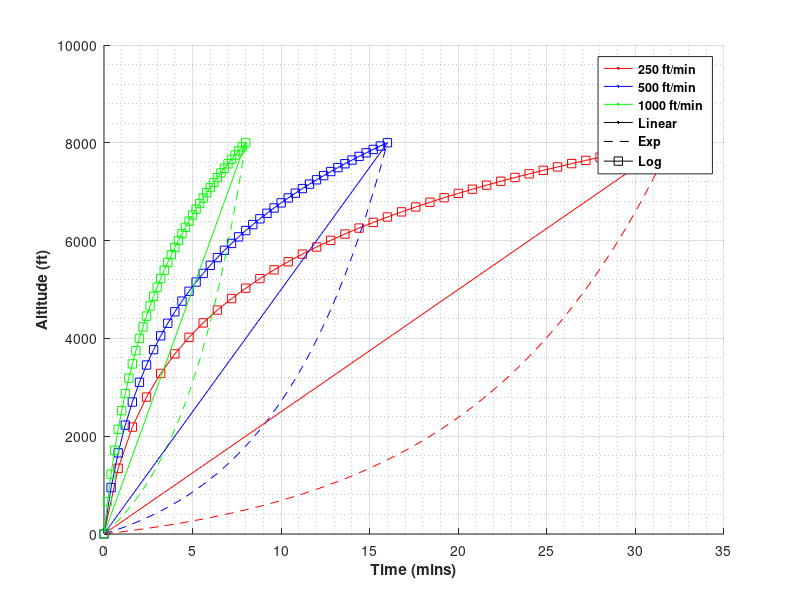

Reproduce this figure in MATLAB.
% A Mathematical Modelling Study of the Effects of Air Expansion 
% Inside the Brain on the Intracranial Pressure

% Monash University Malaysia - Final Year Project
% Written by Viruj BALA SOUPRAMANIEN (27273652)
% Last modified: 13/8/19

clc; clear; close all;

% Expressions for varying ascension rates

% Table 2 values
PICr=[10 20]*133.322; % Resting pressure (Pa)
VICr=[150 120]*1e-6; % Resting CSF volume
PVI=12.6*1e-6; % Pressure-volume index (m^3)
R=16.1*8.0124e9; % Outflow resistance (Pa/(m^3.s))
VIA0=[10 20 30]*1e-6; % Initial intracranial volume (m^3)
dHdt=[250 500 1000]*0.3048/60; % Rate of ascension (m/s)
Hmax=8000*0.3048; % Maximum altitude (m)

% Numerical constants
a=2257e-8; % Alpha
b=5.264; % Beta
K=1/(0.4343*PVI); % Mathematical constant
PIA0=101e3; % Absolute initial intracranial air (Pa) = P_atm at sea level

% Model 3
for n=1:length(dHdt)
    dt(n)=Hmax/dHdt(n); % Time taken to reach 8000 ft
    for m=1:length(VIA0)
        for l=1:length(PICr)
            A=VIA0(m)*PIA0; % From Boyles Law: P1V1=P2V2 (A=V_IA*P_IA)
            Patm=@(t)PIA0*(1-a*dHdt(n).*t).^b; % Atmospheric pressure
            dPatm=@(t)-a*b*PIA0*dHdt(n).*(1-a*dHdt(n).*t).^(b-1); % Rate of change of atmospheric pressure
            V=@(t,P)A./(Patm(t)+P); % Intracranial air volume
            dPdt=@(t,P)(K*P./(R*((Patm(t)+P).^2+K*P*A))).*((PICr(l)-P).*(Patm(t)+P).^2-A*R*dPatm(t)); % Equation 8
            dV=@(t,P)-A*(dPatm(t)+dPdt(t,P))./((Patm(t)+P).^2);
            [t,P]=ode45(dPdt,[0 dt(n)],PICr(l)); % Solving equation 8
            icp{l,m,n}=P/133.322; % Intracranial pressure (mm Hg)
            icv{l,m,n}=(log(P./PICr(l))/K+VICr(l))*1e6; % Intracranial volume (ml)
            iav{l,m,n}=V(t,P)*1e6; % Intracranial air volume (ml)
            iap{l,m,n}=(Patm(t)+P)/133.322; % Intracranial air pressure (mm Hg)
            delV{l,m,n}=dV(t,P)*1e9; % Rate of change of intracranial volume (ul/s)
            dicv{l,m,n}=icv{l,m,n}-VICr(l)*1e6; % Change in CSF volume (ml)
            dicp{l,m,n}=icp{l,m,n}-PICr(l)/133.322; % Change in intracranial pressure (mm Hg)
        end
    end
    time{n}=t/60; % Time taken to reach 8000 ft (min)
    h{n}=dHdt(n)*t/0.3048; % Altitude (ft)
end

% Time taken to reach 8000 ft @
T1=linspace(0,time{1}(end),41)'; % 250 ft/min
T2=linspace(0,time{2}(end),41)'; % 500 ft/min
T3=linspace(0,time{3}(end),41)'; % 1000 ft/min

% Logarithmic expression for ascension [H=A*log(t+1)]
Hlog1=@(t)2288*log(t+1); % 250 ft/min
Hlog2=@(t)2824*log(t+1); % 500 ft/min
Hlog3=@(t)3641*log(t+1); % 1000 ft/min

% Exponential expression for ascension [H=A*(exp(b*t)-1)]
Hexp1=@(t)464.2*(exp(0.0907*t)-1); % 250 ft/min
Hexp2=@(t)731.8*(exp(0.155*t)-1); % 500 ft/min
Hexp3=@(t)1231*(exp(0.2518*t)-1); % 1000 ft/min

% Plots
lines={'r','b','g';'r--','b--','g--';'rs-','bs-','gs-';'k','k--','ks-'};
figure
hold on
plot(T1,Hlog1(T1),'rs-',T1,Hexp1(T1),'r--'...
    ,T2,Hlog2(T2),'bs-',T2,Hexp2(T2),'b--'...
    ,T3,Hlog3(T3),'gs-',T3,Hexp3(T3),'g--')
for k=1:n
    plot(time{k},h{k},lines{1,k})
    Leg(k)=plot(NaN,NaN,lines{1,k});
    Leg(k+3)=plot(NaN,NaN,lines{4,k});
end
legend(Leg,'250 ft/min','500 ft/min','1000 ft/min',...
    'Linear','Exp','Log','Location','best','FontWeight','bold')
xlabel('Time (mins)','FontWeight','bold')
ylabel('Altitude (ft)','FontWeight','bold')
grid on
grid minor
